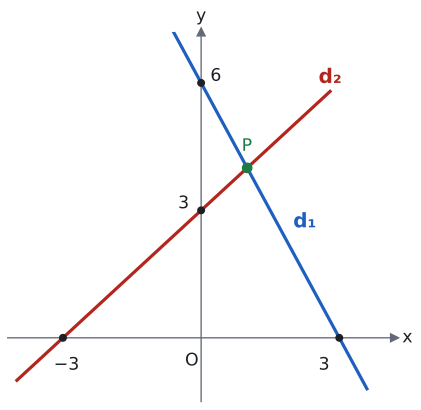

Reproduce this figure in Python.
import sys; sys.path.insert(0, "tools")
from cizim import *

# d1: (3, 0) ve (0, 6) noktalarından geçer, 2x + y = 6.  d2: (−3, 0) ve (0, 3) noktalarından geçer, y = x + 3.
# Kesim noktası P(1, 4). Izgara yok; öğrenci denklemleri kurup bulmalı.
fig, ax = sekil(5.2, 5.0)
eksenler(ax, x=(-4.2, 4.2), y=(-1.5, 7.2), izgara=False)
ax.set_xticks([]); ax.set_yticks([])
xs = np.linspace(-0.6, 3.6, 10)
ax.plot(xs, 6 - 2 * xs, color=MAVI, lw=2.4)
xs2 = np.linspace(-4, 2.8, 10)
ax.plot(xs2, xs2 + 3, color=KIRMIZI, lw=2.4)
ax.text(2.0, 2.6, "d₁", color=MAVI, fontsize=15, fontweight="bold")
ax.text(2.55, 6.0, "d₂", color=KIRMIZI, fontsize=15, fontweight="bold")
for px, py, ad, dx, dy in [(3, 0, "3", -0.45, -0.75), (-3, 0, "−3", -0.2, -0.75), (0, 6, "6", 0.2, 0.05), (0, 3, "3", -0.5, 0.05)]:
    ax.plot(px, py, "o", color=YAZI, markersize=5, zorder=5)
    ax.text(px + dx, py + dy, ad, fontsize=13)
nokta(ax, 1, 4, "P", dx=-0.12, dy=0.4, renk=YESIL)
ax.text(-0.35, -0.65, "O", fontsize=13)
kaydet(fig, __file__)
